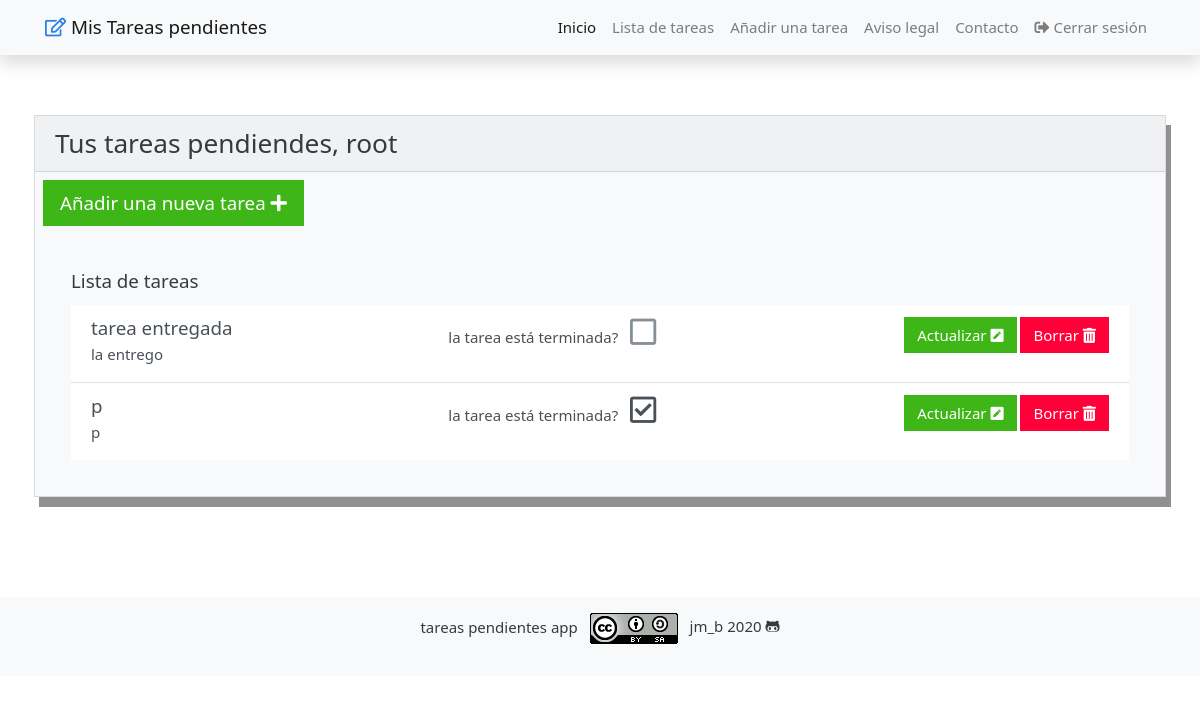
The page /tareas/lista/ (signed in) on the database as committed earlier.
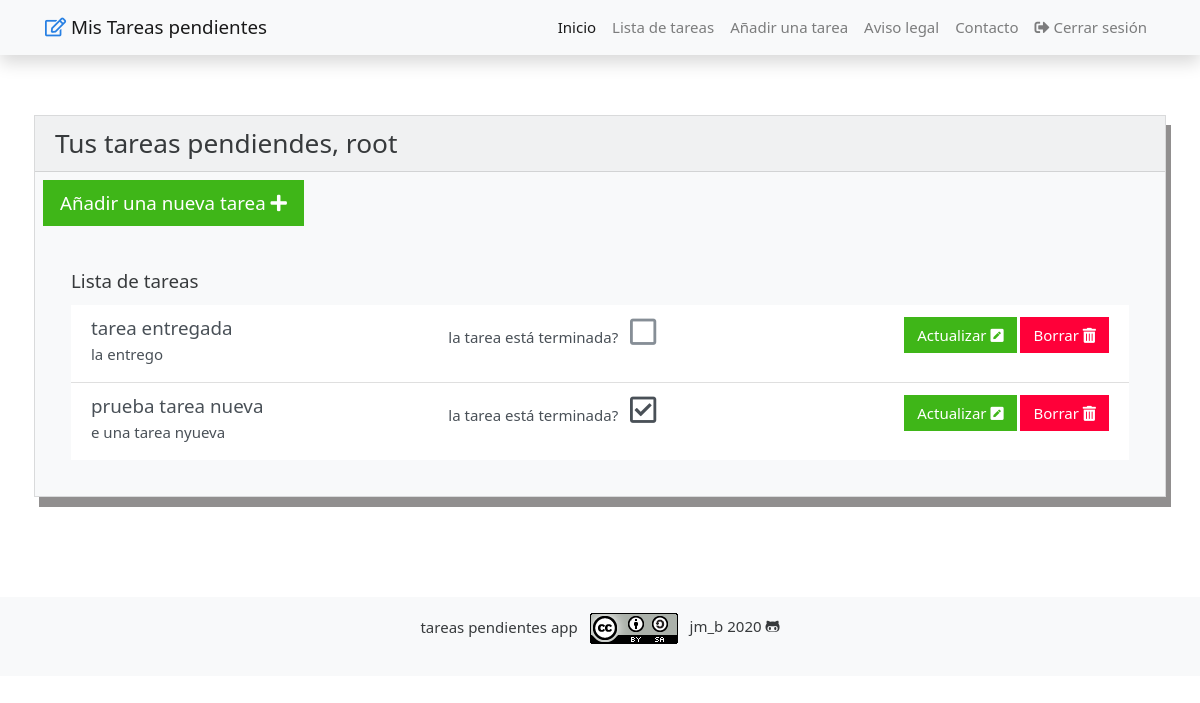
The same page on the database as committed later.
### tareas/models.py (models this page shows, shortened)
class Tareas(models.Model):
    objects = None
    nombre = models.CharField(max_length=100)
    descripcion = models.TextField(max_length=300)
    terminado = models.BooleanField(default=False, null=True)
    f_creado = models.DateField(auto_now_add=False, auto_now=False, blank=True, null=True)
    f_entregado = models.DateField(auto_now_add=False, auto_now=False, blank=True, null=True)
    f_final = models.DateField(auto_now_add=False, auto_now=False, blank=True, null=True)
    tipo_tarea = models.ManyToManyField(TipoTarea, help_text="escoger un tipo de tarea")
    asignatura = models.ManyToManyField(Asignatura, help_text="escoger una asignatura")
    usuario = models.ForeignKey(settings.AUTH_USER_MODEL, on_delete=models.SET_DEFAULT, default=0)

### tareas/views.py (the view)
# urls.py: path('lista/', views.lista_tareas, name='lista_tareas'),
@login_required(login_url='login')
def lista_tareas(request):
    form = TaskForm()
    usuario = request.user
    _tareas = Tareas.objects.filter(usuario_id=usuario.usuario_id)
    return render(request, "tareas.html",  {"task_form": form, "tareas": _tareas})

### tareas/templates/tareas.html (shortened to what this page needs)
{% extends 'base.html' %}
{% block navbar %}
  {% include 'partials/navbar.html' %}
{% endblock navbar %}
{% block content %}
{% if tareas %}
  <div class="card mb-5 bg-light">
    <h3 class="card-header">Tus tareas pendiendes, {{request.user.username}}</h3>
    <span class="m-2 ">
      <a  href="{% url 'add_tarea' %}" class="btn btn-lg btn-success text-left" type="button">
        Añadir una nueva tarea
        <i class="fas fa-plus"></i>
      </a>
    </span>
    <div class="card-body m-3">
      <h5 class="card-title">Lista de tareas</h5>
      <ul class="list-group list-group-flush">
      {% for t in tareas %}
        <li class="list-group-item list-group-item-action">
          <div class="row">
            <div class="col-sm-4 ">
              <h5 class="mb-1">{{t.nombre}}</h5>
              <p class="mb-1">{{t.descripcion}}</p>
            </div>
            <div class="col-sm-4">
                 <span class="form-check-label mx-2">la tarea está terminada?</span>
                {% if t.terminado %}
                  <i class="far fa-check-square"  style="font-size: 2em; color: #212529B;"></i>
                {% else %}
                  <i class="far fa-square"  style="font-size: 2em; color: #868e96;"></i>
            </div>
            <div class="col-sm-4">
              <div class="float-right">
                <a href="{% url 'update_tarea' t.id %}" class="btn btn-success">
                  Actualizar
                  <i class="fas fa-pen-square"></i>
                </a>
                <a href="{% url 'delete_tarea' t.id %}" class="btn btn-danger">
                  Borrar
                  <i class="fas fa-trash-alt"></i>
                </a>
              </div>
            </div>
          </div>
        </li>
      </ul>
    </div>
  </div>
{% endblock content %}
{% block footer %}
  {% include 'partials/footer.html' %}
{% endblock footer %}

Rows that differ between the two databases and show on the page:
changed Tareas: nombre "p" → "prueba tarea nueva"; descripcion "p" → "e una tarea nyueva"
